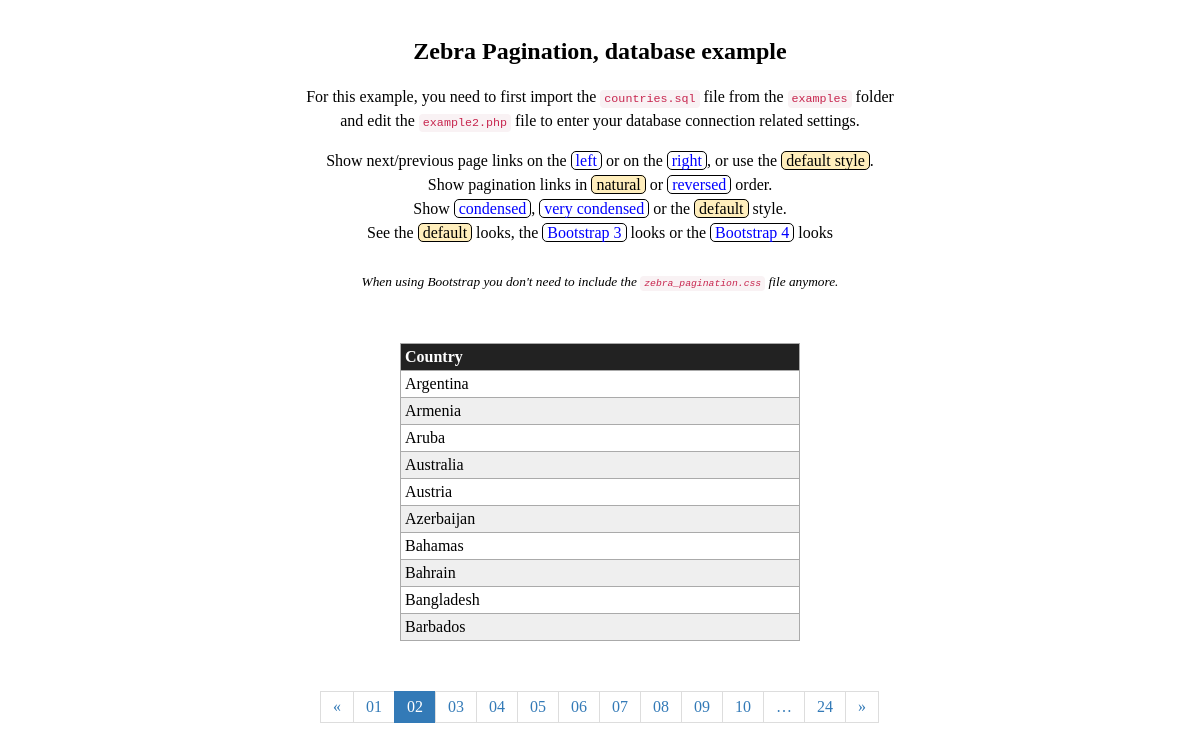
Page /Zebra Pageination/examples/example2.php?page=2 on the committed database.
### tables this page shows
CREATE TABLE `countries` (
  `id` int(11) NOT NULL auto_increment,
  `country` varchar(50) NOT NULL default '',
  `iso2` varchar(2) NOT NULL default '',
  `iso3` varchar(3) NOT NULL default '',
  `noc` varchar(3) NOT NULL default '',
  PRIMARY KEY  (`id`)
);

### Zebra Pageination/examples/common.php (called while the page is built)
<?php
function prep_query_string($parameters, $query_string = '') {
    parse_str($query_string != '' ? $query_string : (isset($_SERVER['QUERY_STRING']) ? $_SERVER['QUERY_STRING'] : ''), $query);
    foreach ($parameters as $name => $value)
        if ($value != '')
            $query[$name] = $value;
        else
            unset($query[$name]);
    $result = http_build_query($query);
    return ($result != '' ? '?' : '') . $result;
}

### Zebra Pageination/examples/example2.php (the view, shortened to what this page needs)
<?php require 'common.php'; ?>
<!doctype html>
<html>
<head>
    <?php if (isset($_GET['bootstrap']) && $_GET['bootstrap'] == 3): ?>
    <link rel="stylesheet" href="https://maxcdn.bootstrapcdn.com/bootstrap/3.3.6/css/bootstrap.min.css">
    <?php elseif (isset($_GET['bootstrap']) && $_GET['bootstrap'] == 4): ?>
    <link rel="stylesheet" href="https://stackpath.bootstrapcdn.com/bootstrap/4.1.1/css/bootstrap.min.css">
    <?php else: ?>
    <link rel="stylesheet" href="../public/css/zebra_pagination.css" type="text/css">
    <?php endif; ?>
    <link rel="stylesheet" href="style.css" type="text/css">
</head>
<body>
    <h2>Zebra Pagination, database example</h2>
    <p>For this example, you need to first import the <code>countries.sql</code> file from the <code>examples</code> folder <br>and edit the <code>example2.php</code> file to enter your database connection related settings.</p>
    <p>
        Show next/previous page links on the
        <a href="example2.php<?php echo prep_query_string(array('navigation_position' => 'left')); ?>"<?php echo isset($_GET['navigation_position']) && $_GET['navigation_position'] == 'left' ? ' class="active"' : ''; ?>>left</a> or on the
        <a href="example2.php<?php echo prep_query_string(array('navigation_position' => 'right')); ?>"<?php echo isset($_GET['navigation_position']) && $_GET['navigation_position'] == 'right' ? ' class="active"' : ''; ?>>right</a>, or use the
        <a href="example2.php<?php echo prep_query_string(array('navigation_position' => '')); ?>"<?php echo !isset($_GET['navigation_position']) || !in_array($_GET['navigation_position'], array('left', 'right')) ? ' class="active"' : ''; ?>>default style</a>.
        <br>
        Show pagination links in
        <a href="example2.php<?php echo prep_query_string(array('reversed' => '')); ?>"<?php echo !isset($_GET['reversed']) || $_GET['reversed'] != 1 ? ' class="active"' : ''; ?>>natural</a> or
        <a href="example2.php<?php echo prep_query_string(array('reversed' => 1)); ?>"<?php echo isset($_GET['reversed']) && $_GET['reversed'] == 1 ? ' class="active"' : ''; ?>>reversed</a> order.
        <br>
        Show
        <a href="example2.php<?php echo prep_query_string(array('condensed' => 1)); ?>"<?php echo isset($_GET['condensed']) && $_GET['condensed'] == 1 ? ' class="active"' : ''; ?>>condensed</a>,
        <a href="example2.php<?php echo prep_query_string(array('condensed' => 2)); ?>"<?php echo isset($_GET['condensed']) && $_GET['condensed'] == 2 ? ' class="active"' : ''; ?>>very condensed</a> or the
        <a href="example2.php<?php echo prep_query_string(array('condensed' => '')); ?>"<?php echo !isset($_GET['condensed']) || !in_array($_GET['condensed'], array(1, 2)) ? ' class="active"' : ''; ?>>default</a> style.
        <br>
        See the
        <a href="example2.php<?php echo prep_query_string(array('bootstrap' => '')); ?>"<?php echo !isset($_GET['bootstrap']) || !in_array($_GET['bootstrap'], array(3, 4)) ? ' class="active"' : ''; ?>>default</a> looks, the
        <a href="example2.php<?php echo prep_query_string(array('bootstrap' => 3)); ?>"<?php echo isset($_GET['bootstrap']) && $_GET['bootstrap'] == 3 ? ' class="active"' : ''; ?>>Bootstrap 3</a> looks or the
        <a href="example2.php<?php echo prep_query_string(array('bootstrap' => 4)); ?>"<?php echo isset($_GET['bootstrap']) && $_GET['bootstrap'] == 4 ? ' class="active"' : ''; ?>>Bootstrap 4</a> looks
        <br>
        <br><small><em>When using Bootstrap you don't need to include the <code>zebra_pagination.css</code> file anymore.</em></small>
    </p>
    <?php
    $MySQL_host     = '';
    $MySQL_username = '';
    $MySQL_password = '';
    $MySQL_database = '';
    if (!($connection = @mysqli_connect($MySQL_host, $MySQL_username, $MySQL_password, $MySQL_database)))
        die('Error connecting to the database!<br>Make sure you have specified correct values for host, username, password and database.');
    $records_per_page = 10;
    require '../Zebra_Pagination.php';
    $pagination = new Zebra_Pagination();
    $pagination->navigation_position(isset($_GET['navigation_position']) && in_array($_GET['navigation_position'], array('left', 'right')) ? $_GET['navigation_position'] : 'outside');
    $MySQL = '
        SELECT
            country
        FROM
            countries
        ORDER BY
            country
        LIMIT
            ' . (($pagination->get_page() - 1) * $records_per_page) . ', ' . $records_per_page . '
    ';
    if (!($result = @mysqli_query($connection, $MySQL)))
        die(mysqli_error($connection));
    ?>
    <table class="countries" border="1">
        <thead>
            <tr><th>Country</th></tr>
        </thead>
        <tbody>
        <?php $index = 0; while ($row = mysqli_fetch_assoc($result)): ?>
        <tr<?php echo $index++ % 2 ? ' class="even"' : ''; ?>>
            <td><?php echo $row['country']; ?></td>
        </tr>
        <?php endwhile; ?>
        </tbody>
    </table>
    <div class="text-center">
    </div>
</body>
</html>

### Zebra Pageination/examples/style.css (style rules this page uses)
body { text-align: left; padding: 10px; font-family: Tahoma }
a { color: #0000FF; text-decoration: none }
p { line-height: 1.5 }
p a { border: 1px solid #000; padding: 0 4px; border-radius: 5px }
p a:hover, p a.active { color: #000; background: #ffeebc; text-decoration: none }
h2, p { text-align: center; }
code { padding: 2px 4px; font-size: 90%; color: #c7254e; background-color: #f9f2f4; border-radius: 4px }
table.countries { width: 400px; border:1px solid #AAA; margin-bottom: 20px; border-collapse: collapse; margin: 50px auto }
table.countries tr.even { background: #EFEFEF }
table.countries th { background: #222; color: #FFF; font-weight: bold }
table.countries td, table.countries th { padding: 4px }

### rows in the picture
countries: country "Argentina"
countries: country "Armenia"
countries: country "Aruba"
countries: country "Australia"
countries: country "Austria"
countries: country "Azerbaijan"
countries: country "Bahamas"
countries: country "Bahrain"
countries: country "Bangladesh"
countries: country "Barbados"

### other values in the picture
$this->_properties['previous'] "«"
$this->_properties['next'] "»"
